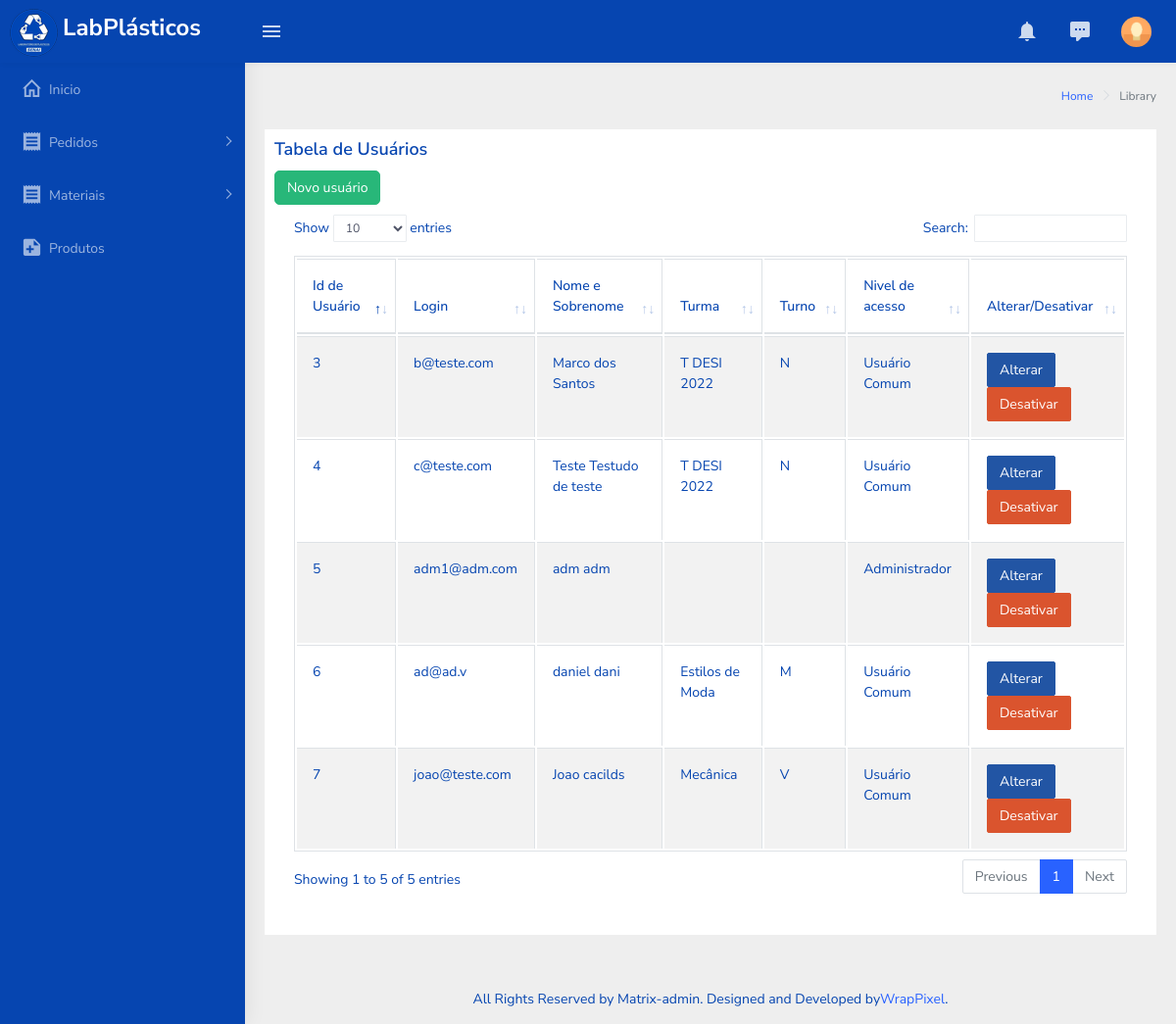
The app's page /usuarios.php with its own data.
### tables this page shows
CREATE TABLE `usuarios` (
  `idUsuario` int(11) NOT NULL COMMENT 'PK - chave identificadora de IDs da tabela usuarios',
  `login` varchar(80) NOT NULL COMMENT 'Registra o login de um usuário',
  `senha` varchar(32) NOT NULL COMMENT 'Registra a senha de um usuário',
  `nome` varchar(80) NOT NULL COMMENT 'Registra o primeiro nome do usuário',
  `sobrenome` varchar(80) NOT NULL COMMENT 'Registra o sobrenome do usuário',
  `idTurma` int(11) DEFAULT NULL COMMENT 'FK - chave estrangeira que Registra a ID da turma do usuário',
  `tipo` tinyint(1) NOT NULL COMMENT 'Registra o tipo de usuário',
  `ativo` tinyint(1) NOT NULL COMMENT 'Registra se o usuário estiver ativo'
);

CREATE TABLE `turma` (
  `idTurma` int(11) NOT NULL COMMENT 'PK - chave identificadora da turma a qual o usuário pertence\r\nOBS: o admin não necessita estar em uma turma',
  `turno` char(1) DEFAULT NULL COMMENT 'Mostra a qual turno uma turma pertence',
  `nomeTurma` varchar(32) DEFAULT NULL COMMENT 'Nome da turma. \r\nEx: TDesi Senai/N1',
  `ativo` tinyint(1) DEFAULT NULL COMMENT 'Se a conta podea ou não pode ser usada'
);

### php/functionUsuario.php (the view, shortened to what this page needs)
<?php
    function dataTableUser(){
        include('connection.php');
        $sql = 'SELECT u.idUsuario as idUser,'
                .' u.login as login,'
                .' u.nome as nome,'
                .' u.sobrenome as sobNome,'
                .' u.idTurma as idTurma,'
                .' u.tipo as tipo,'
                .' t.turno as turno,'
                .' t.nomeTurma as nTurma'
                .' FROM usuarios as u'
                .' LEFT JOIN turma as t'
                .' ON u.idTurma = t.idTurma'
                .' WHERE u.ativo = 1';
        $table = '';
        $result = mysqli_query($conn,$sql);
        if (mysqli_num_rows($result) > 0){
            $array = array();
            while($linha = mysqli_fetch_array($result, MYSQLI_ASSOC )){
                array_push($array,$linha);
            }
            foreach($array as $campo){
                $table .=
                        "<tr align-items='center';>"
                            ."<td>".$campo['idUser']."</td>"
                            ."<td>".$campo['login']."</td>"
                            ."<td>".$campo['nome']." ".$campo['sobNome']."</td>"
                            ."<td>".$campo['nTurma']."</td>"
                            ."<td>".$campo['turno']."</td>";
                if ($campo['tipo'] == 2){
                    $table .= "<td> Usuário Comum </td>";
                } else if ($campo['tipo'] == 1){
                    $table .= "<td> Administrador </td>";
                }
                $table .=
                            "<td>"
                                ."<button type='button' class='btn btn-info margin-5' data-toggle='modal' data-target='#EditaModal".$campo['idUser']."'>"
                                    ."Alterar"
                                ."</button>"
                                ."<button type='button' class='btn btn-danger margin-5' data-toggle='modal' data-target='#ExcluiModal".$campo['idUser']."'>"
                                    ."Desativar"
                                ."</button>"
                            ."</td>"
                            ."<div class='modal fade' id='ExcluiModal".$campo['idUser']."' tabindex='-1' role='dialog' aria-labelledby='exampleModalLabel' aria-hidden='true '>"
                                ."<div class='modal-dialog' role='document '>"
                                    ."<div class='modal-content'>"
                                        .'<div class="modal-header">'
                                            .'<h5 class="modal-title" id="exampleModalLabel">Desativar Produto/molde</h5>'
                                            .'<button type="button" class="close" data-dismiss="modal" aria-label="Close">'
                                                .'<span aria-hidden="true ">&times;</span>'
                                            .'</button>'
                                        .'</div>'
                                        .'<div class="modal-body">'
                                            .'<form method="POST" action="php/validaCadastroUsuario.php? validacao=D&id='.$campo["idUser"].'">'
                                                .'<label> Confirmar esta ação? </label>'
                                                .'<div align-items="right">'
                                                    .'<button  type="submit" id="iBtnSalvar" name="nBtnSalvar" class="btn btn-primary"> Confirmar </button>'
                                                .'</div>'
                                            .'</form>'
                                        .'</div>'
                                    .'</div>'
                                .'</div>'
                            .'</div>'
                            ."<div class='modal fade' id='EditaModal".$campo['idUser']."' tabindex='-1' role='dialog' aria-labelledby='exampleModalLabel' aria-hidden='true '>"
                                ."<div class='modal-dialog' role='document '>"
                                    ."<div class='modal-content'>"
                                        .'<div class="modal-header">'
                                            .'<h5 class="modal-title" id="exampleModalLabel">Alterar produto e/ou molde</h5>'
                                            .'<button type="button" class="close" data-dismiss="modal" aria-label="Close">'
                                                .'<span aria-hidden="true ">&times;</span>'
                                            .'</button>'
                                        .'</div>'
                                        .'<div class="modal-body">'
                                            .'<form method="POST" class="form-horizontal"  enctype="multipart/form-data" action= "php/validaCadastroUsuario.php?validacao=UPF&id='.$campo['idUser'].'">'
                                                .'<div class="card-body">'
                                                .''
                                                .'    '
                                                .'    <div class="input-group mb-3">'
                                                .'        <div class="input-group-prepend" style="width: 100%; height:100%;">'
                                                .'            <span class="input-group-text bg-success text-white" id="basic-addon1"><i class="fas fa-address-card"></i></span>'
                                                .'            <select name="nTurma" class="select2 form-control custom-select" style="width: 100%; height:100%;">'
                                                .'                   '.optionTurmas().''
                                                .'            </select>'
                                                .'        </div>'
                                                .'    </div>'
                                                .''
                                                .'      '
                                                .'      <div class="input-group mb-3">'
                                                .'          <div class="input-group-prepend" style="width: 100%; height:100%;">'
                                                .'              <span class="input-group-text bg-success text-white" id="basic-addon1"><i class="fas fa-address-card"></i></span>'
                                                .'              <select name="nTipoUsu" class="select2 form-control custom-select" style="width: 100%; height:36px;" required>'
                                                .'                    <option value="">Nivel de Acesso*</option>'
                                                .'                    <optgroup label="Niveis">'
                                                .'                        <option value=1>Administrador</option>'
                                                .'                        <option value=2>Comum</option>'
                                                .'                    </optgroup>'
                                                .'              </select>'
                                                .'          </div>'
                                                .'      </div>'
                                                .'</div>'
                                                .'<div class="border-top">'
                                                    .'<div class="card-body">'
                                                        .'<button type="submit" id="iBtnSalvar" name="nBtnSalvar" class="btn btn-primary">Salvar</button>'
                                                    .'</div>'
                                                .'</div>'
                                            .'</form>'
                                        .'</div>'
                                    .'</div>'
                                .'</div>'
                            .'</div>'
                        ."</tr>";
            }
        }
        return $table;
    }
?>

### usuarios.php (shortened to what this page needs)
<!DOCTYPE html>
<html lang="pt-br">
    <head>
        <?php
        include('links/cabecalho.php');
        ?>
    </head>
    <body>
        <div id="main-wrapper">
            <?php  include('links/menu.php');?>
            <div class="page-wrapper">
                <?php include('links/side_bar_direita.php');?>
                <div class="container-fluid" >
                    <div class="card" style="padding:10px;">
                        <h4 class="card-title">Tabela de Usuários</h4>
                        <div style="float:right; width:30%">
                            <button style="width: auto; border-radius: 5px;" type="button" class="btn btn-success margin-5" data-toggle="modal" data-target="#modalAddUser">
                                Novo usuário
                            </button>
                        </div>
                        <div class="card" style="padding: 10px;">
                            <div class="table-responsive">
                                <table id="zero_config" class="table table-striped table-bordered">
                                    <thead>
                                        <tr>
                                            <th> Id de Usuário </th>
                                            <th> Login </th>
                                            <th> Nome e Sobrenome </th>
                                            <th> Turma </th>
                                            <th> Turno </th>
                                            <th> Nivel de acesso </th>
                                            <th> Alterar/Desativar </th>
                                        </tr>
                                    </thead>
                                    <tbody>
                                        <?php echo dataTableUser(); ?>
                                    </tbody>
                                </table>
                            </div>
                        </div>
                    </div>
                </div>
                <footer class="footer text-center">
                    All Rights Reserved by Matrix-admin. Designed and Developed by<a href="https://wrappixel.com">WrapPixel</a>.
                </footer>
            </div>
        </div>
    </body>
</html>

### links/cabecalho.php (shortened to what this page needs)
<link rel="stylesheet" type="text/css" href="assets/libs/select2/dist/css/select2.min.css">
<link rel="stylesheet" type="text/css" href="assets/libs/jquery-minicolors/jquery.minicolors.css">
<link rel="stylesheet" type="text/css" href="assets/libs/bootstrap-datepicker/dist/css/bootstrap-datepicker.min.css">
<link rel="stylesheet" type="text/css" href="assets/libs/quill/dist/quill.snow.css">
<link rel="stylesheet" type="text/css" href="assets/extra-libs/multicheck/multicheck.css">
<link href="assets/libs/datatables.net-bs4/css/dataTables.bootstrap4.css" rel="stylesheet">
<link href="dist/css/style.min.css" rel="stylesheet">
<link href="dist/css/subStyle.css" rel="stylesheet" >
<link href="assets/libs/magnific-popup/dist/magnific-popup.css" rel="stylesheet">
<link href="dist/css/styleDivButton.css" rel="stylesheet" >

### links/menu.php (shortened to what this page needs)
<header class="topbar" data-navbarbg="skin5">
    <nav class="navbar top-navbar navbar-expand-md navbar-dark">
        <div class="navbar-header" data-logobg="skin5">
            <a class="navbar-brand" href="index.php">
                <b class="logo-icon p-l-10">
                    <img src="assets/images/logoLabPlasticos_menuSideBar.png" alt="homepage" class="light-logo" style="margin-left:0px" />
                </b>
                <span class="logo-text">
                    <h3>LabPlásticos</h3>
                </span>
            </a>
        </div>
        <div class="navbar-collapse collapse" id="navbarSupportedContent"  data-navbarbg="skin5">
            <ul class="navbar-nav float-left mr-auto">
                <li class="nav-item d-none d-md-block"><a class="nav-link sidebartoggler waves-effect waves-light" href="javascript:void(0)" data-sidebartype="mini-sidebar"><i class="mdi mdi-menu font-24"></i></a></li>
            </ul>
            <ul class="navbar-nav float-right">
                <li class="nav-item dropdown">
                    <a class="nav-link dropdown-toggle waves-effect waves-info" href="" data-toggle="dropdown" aria-haspopup="true" aria-expanded="false"> <i class="mdi mdi-bell font-24"></i>
                    </a>
                </li>
                <li class="nav-item dropdown">
                    <a class="nav-link dropdown-toggle waves-effect waves-dark" href="" id="2" data-toggle="dropdown" aria-haspopup="true" aria-expanded="false"> <i class="font-24 mdi mdi-comment-processing"></i>
                    </a>
                </li>
                <li class="nav-item dropdown">
                    <a class="nav-link dropdown-toggle text-muted waves-effect waves-dark pro-pic" href="" data-toggle="dropdown" aria-haspopup="true" aria-expanded="false"><img src="assets/images/users/1.jpg" alt="user" class="rounded-circle" width="31"></a>
                </li>
            </ul>
        </div>
    </nav>
</header>
<aside class="left-sidebar" data-sidebarbg="skin5">
    <div class="scroll-sidebar">
        <nav class="sidebar-nav">
            <ul id="sidebarnav" class="p-t-30">
                <li class="sidebar-item"> <a class="sidebar-link waves-effect waves-dark sidebar-link" href="index.php" aria-expanded="false"><i class="mdi mdi-home-outline"></i><span class="hide-menu">Inicio</span></a></li>
                <li class="sidebar-item"> <a class="sidebar-link has-arrow waves-effect waves-dark" href="javascript:void(0)" aria-expanded="false"><i class="mdi mdi-receipt"></i><span class="hide-menu"> Pedidos </span></a>
                </li>
                <li class="sidebar-item"> <a class="sidebar-link has-arrow waves-effect waves-dark" href="javascript:void(0)" aria-expanded="false"><i class="mdi mdi-receipt"></i><span class="hide-menu">Materiais</span></a>
                </li>
                <li class="sidebar-item"><a href="produtos.php" class="sidebar-link"><i class="mdi mdi-note-plus"></i><span class="hide-menu"> Produtos </span></a></li>
            </ul>
        </nav>
    </div>
</aside>

### links/side_bar_direita.php
<div class="page-breadcrumb">
    <div class="row">
        <div class="col-12 d-flex no-block align-items-center">
            <div class="ml-auto text-right">
                <nav aria-label="breadcrumb">
                    <ol class="breadcrumb">
                        <li class="breadcrumb-item"><a href="#">Home</a></li>
                        <li class="breadcrumb-item active" aria-current="page">Library</li>
                    </ol>
                </nav>
            </div>
        </div>
    </div>
</div>

### records on screen
usuarios: idUsuario "3", login "b@teste.com", nome "Marco", sobrenome "dos Santos", idTurma.nomeTurma "T DESI 2022", idTurma.turno "N", tipo "Usuário Comum"
usuarios: idUsuario "4", login "c@teste.com", nome "Teste", sobrenome "Testudo de teste", idTurma.nomeTurma "T DESI 2022", idTurma.turno "N", tipo "Usuário Comum"
usuarios: idUsuario "5", login "adm1@adm.com", nome "adm", sobrenome "adm", tipo "Administrador"
usuarios: idUsuario "6", login "ad@ad.v", nome "daniel", sobrenome "dani", idTurma.nomeTurma "Estilos de Moda", idTurma.turno "M", tipo "Usuário Comum"
usuarios: idUsuario "7", login "joao@teste.com", nome "Joao", sobrenome "cacilds", idTurma.nomeTurma "Mecânica", idTurma.turno "V", tipo "Usuário Comum"
